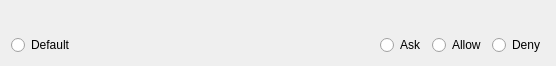
<?xml version="1.0" encoding="UTF-8"?>
<ui version="4.0">
 <class>SiteInfoPermissionItem</class>
 <widget class="QWidget" name="SiteInfoPermissionItem">
  <property name="geometry">
   <rect>
    <x>0</x>
    <y>0</y>
    <width>556</width>
    <height>66</height>
   </rect>
  </property>
  <layout class="QVBoxLayout" name="verticalLayout">
   <item>
    <widget class="QLabel" name="label">
     <property name="font">
      <font>
       <weight>75</weight>
       <bold>true</bold>
      </font>
     </property>
     <property name="text">
      <string/>
     </property>
    </widget>
   </item>
   <item>
    <layout class="QHBoxLayout" name="horizontalLayout">
     <item>
      <widget class="QRadioButton" name="radioDefault">
       <property name="text">
        <string>Default</string>
       </property>
      </widget>
     </item>
     <item>
      <widget class="QLabel" name="labelDefaultPermission">
       <property name="enabled">
        <bool>false</bool>
       </property>
       <property name="text">
        <string/>
       </property>
      </widget>
     </item>
     <item>
      <spacer name="horizontalSpacer">
       <property name="orientation">
        <enum>Qt::Horizontal</enum>
       </property>
       <property name="sizeHint" stdset="0">
        <size>
         <width>40</width>
         <height>20</height>
        </size>
       </property>
      </spacer>
     </item>
     <item>
      <widget class="QRadioButton" name="radioAsk">
       <property name="text">
        <string>Ask</string>
       </property>
      </widget>
     </item>
     <item>
      <widget class="QRadioButton" name="radioAllow">
       <property name="text">
        <string>Allow</string>
       </property>
      </widget>
     </item>
     <item>
      <widget class="QRadioButton" name="radioDeny">
       <property name="text">
        <string>Deny</string>
       </property>
      </widget>
     </item>
    </layout>
   </item>
  </layout>
 </widget>
 <resources/>
 <connections/>
</ui>
